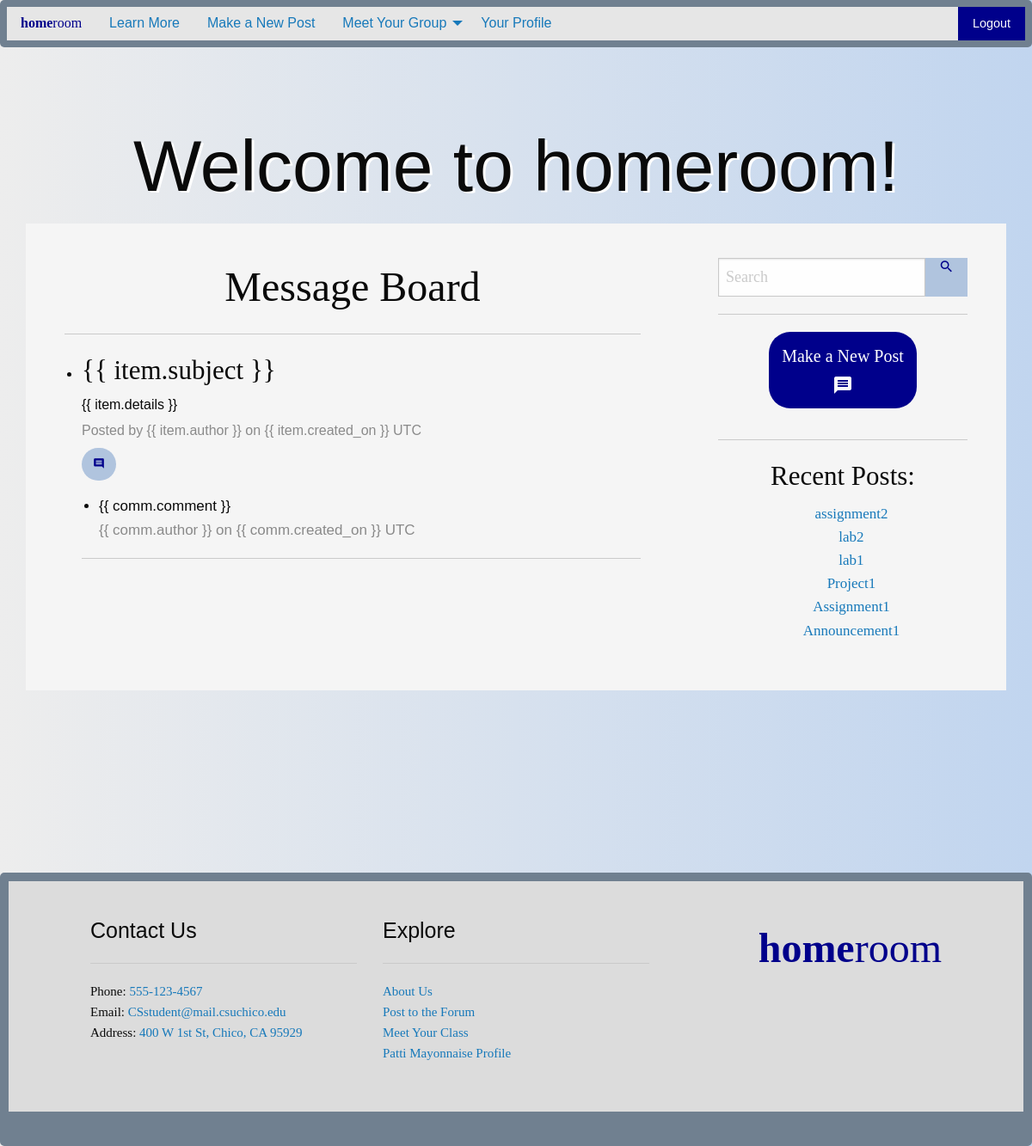
Page / (signed in) on the committed database.
### myapp/models.py (models this page shows, shortened)
class Post_Model(models.Model):
    subject = models.CharField(max_length=240)
    details = models.TextField()
    created_on = models.DateTimeField(auto_now_add=True, blank=True)
    author = models.ForeignKey(
        User,
        on_delete=models.CASCADE
    )

### myapp/views.py (the view)
# urls.py: path('', views.index, name='index'),
def index(request):
    myDate = datetime.now()
    site_name = 'homeroom'
    message = """Simple to use. No cost to you.
        A safe place to connect with your class and communicate better."""
    post_list = Post_Model.objects.all().order_by("-created_on")
    user_list = User.objects.all()
    student_list = Student_Model.objects.all()
    context = {
        'site_name':site_name,
        'message':message,
        'post_list':post_list,
        'student_list':student_list,
        'user_list':user_list,
        'date':myDate
    }
    return render(request, 'index.html', context)

### myapp/templates/index.html (shortened to what this page needs)
{% extends "base.html" %}
{% load static %}
{% block body %}
  <div class="grid-container" id="main-body">
    <div class="grid-y medium-grid-frame">
      <div class="cell shrink header medium-cell-block-container">
        {% if user.is_authenticated %}
        <div id="app2">
          <span v-bind:title="hovermessage">
            <h1 class="text-center sans-serif-text welcome">
              Welcome to {{ site_name }}!
            </h1>
          </span>
        </div>
        {% else %}
        <h1 class="text-center sans-serif-text welcome">
          Welcome to {{ site_name }}!
        </h1>
        <h4 class="text-center sans-serif-text">{{ message }}</h4>
        <br>
        {% endif %}
      </div>
      {% if user.is_authenticated %}
      <div class="cell medium-auto medium-cell-block-container">
        <div class="grid-x grid-padding-x">
          <div class="cell medium-8 medium-cell-block-y main-text">
            <div class="main-text serif-text">
              <h1 class="serif-text text-center">Message Board</h1>
              <hr>
              <div id="app-post">
                <ul class="text-justify">
                  <li v-for = "item in posts">
                    {% verbatim %}
                    <h3 class="serif-text">{{ item.subject }}<h3>
                    <h6 class="sans-serif-text">{{ item.details }}</h6>
                    <h6 class="sans-serif-text subheader">
                      Posted by {{ item.author }} on {{ item.created_on }} UTC
                    </h6>
                    <a v-bind:href="'/comment/'+ item.id +'/'" class="button buttonL rounded small">
                      <i class="material-icons" style="font-size:14px;">comment</i>
                    </a>
                    <ul>
                      <li v-for="comm in item.comments">
                        <div class="sans-serif-text">{{ comm.comment }}
                          <div class="sans-serif-text subheader">
                            {{ comm.author }} on {{ comm.created_on }} UTC
                          </div>
                        </div>
                      </li>
                    </ul>
                    <hr>
                    {% endverbatim %}
                  </li>
                </ul>
              </div>
            </div>
          </div>
          <div class="cell medium-4 medium-cell-block-y main-text">
            <div class="main-text serif-text">
              <form action="/search/" method="get">
                <div class="serif-text input-group">
                  <input type="text" name="q" class="input-group-field searchfield"
                    style="font-size:18px;" placeholder="Search">
                  <button class="input-group-button button buttonL">
                    <i class="material-icons" style="font-size:18px;">search</i>
                  </button>
                </div>
              </form>
              <div class="serif-text text-center">
                <hr>
                <a href="/message_board/" class="button button1">
                  <h5 class="serif-text">Make a New Post</h5>
                  <i class="material-icons" style="font-size:24px;">message</i>
                </a>
              </div>
              <hr>
              <h3 class="serif-text text-center">Recent Posts:</h3>
              <ul class="text-center nobullet">
                {% for item in post_list %}
                <li><a href="/comment/{{item.id}}/">{{ item.subject }}</a></li>
                {% endfor %}
              </ul>
            </div>
          </div>
        </div>
      </div>
      {% endif %}
    </div>
  </div>
{% endblock %}

### chat/templates/base.html (shortened to what this page needs)
{% load static %}
<!DOCTYPE html>
<html class="no-js" lang="en" dir="ltr">
  <head>
    <link rel="stylesheet" href="{% static "/css/foundation.css" %}">
    <link rel="stylesheet" href="{% static "css/app.css" %}">
  </head>
  <body>
      <div class="top-bar" id="main-menu">
        <div class="top-bar-left">
          <ul class="vertical medium-horizontal dropdown menu" data-dropdown-menu>
            <a class="logo" href="/"><b>home</b>room</a>
            <li class="has-submenu">
              <a href="/about/">Learn More</a>
            </li>
            {% if user.is_authenticated %}
            <li class="has-submenu">
              <a href="/forum/">Make a New Post</a>
            </li>
            <li class="has-submenu">
              <a href="/meet/">Meet Your Group</a>
            </li>
            <li class="has-submenu">
              <a href="/profile/">Your Profile</a>
            </li>
            {% endif %}
          </ul>
        </div>
        <div class="top-bar-right">
          <ul class="vertical medium-horizontal menu">
            {% if user.is_authenticated %}
            <li><a href="/logout/" class="button buttonR">Logout</a></li>
            {% else %}
            <li><a href="/login/" class="button buttonL">Login</a></li>
            <li><a href="/register/" class="button buttonR">Register</a></li>
            {% endif %}
          </ul>
        </div>
      </div>
    {% block body %}{% endblock %}
      <div>
        <footer class="cell shrink footer">
          <div id="foot-body">
            <div class="grid-x grid-padding-x foot-text">
              <div class="cell large-4 medium-6">
                <h4 class="text-left sans-serif-text">Contact Us</h4>
                <hr>
                <p class="serif-text">Phone: <a href="#">555-123-4567</a><br>
                  Email: <a href="#">CSstudent@mail.csuchico.edu</a><br>
                  Address: <a href="#">400 W 1st St, Chico, CA 95929</a>
                </p>
              </div>
              <div class="cell large-4 medium-6">
                <h4 class="text-left sans-serif-text">Explore</h4>
                <hr>
                <p class="serif-text">
                  <a href="/about/">About Us</a><br>
                  {% if user.is_authenticated %}
                  <a href="/forum/">Post to the Forum</a><br>
                  <a href="/meet/">Meet Your Class</a><br>
                  <a href="/profile/">{{ user.first_name }} {{ user.last_name }} Profile</a>
                  {%  endif %}
                </p>
              </div>
              <div class="cell auto large-text-right">
                <h1><a class="logo" href="/"><b>home</b>room</a></h1>
              </div>
            </div>
          </div>
        </footer>
      </div>
  </body>
</html>

### myapp/static/css/app.css (style rules this page uses)
body { background: linear-gradient(to right, #EDEDED, #C1D5EF); overflow-x: hidden; }
.sans-serif-text { font-family: "Optima", sans-serif; }
.serif-text { font-family: "Garamond", serif; }
.welcome { font-size: 7vw; text-shadow: 3px 2px #FFFFFF; }
.button1 { background-color: #00008B; border-radius: 25px; }
.buttonL { color: #00008B; background: #B0C4DE; }
.buttonR { background: #00008B; }
.rounded { border-radius: 25px; }
.top-bar { font-family: "Optima", sans-serif; background: #708090; border-radius: 5px; }
.logo { font-family: "AmericanTypewriter"; color: #00008B; }
#main-body { padding: 80px 30px; }
.main-text { font-size: 17px; padding: 20px 30px; background: #F5F5F5; }
.searchfield { width: 100%; border: 1px solid #c9c9c9; border-radius: 25px; }
.nobullet { list-style-type: none; }
#foot-body { border-style: solid; border-width: 10px; border-bottom: 40px solid #708090; border-radius: 5px; border-color: #708090; padding: 20px 0px; background: #DCDCDC; }
.foot-text { font-size: 15px; padding: 20px 80px; }

### rows in the picture
Post_Model: subject "assignment2"
Post_Model: subject "lab2"
Post_Model: subject "lab1"
Post_Model: subject "Project1"
Post_Model: subject "Assignment1"
Post_Model: subject "Announcement1"

### other values in the picture
{{ site_name }} "homeroom"
{{ user.first_name }} "Patti"
{{ user.last_name }} "Mayonnaise"
